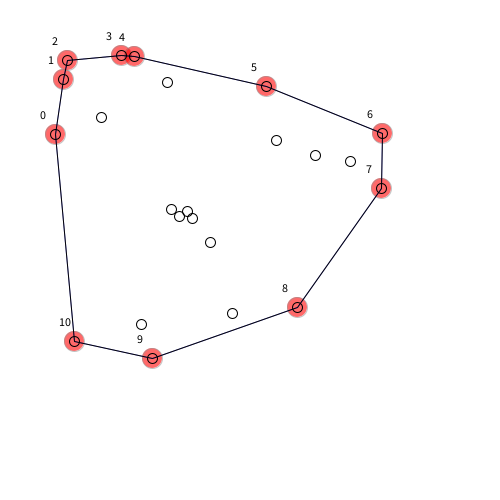
Frame 1 (no input)
Frame 60 (the mouse pressed at the canvas centre just before this capture): identical to frame 1, image omitted
Frame 120 (the mouse held since frame 60 and released just before this capture): identical to frame 1, image omitted

The Processing sketch that drew this single still picture (run headless with seeded random() and noise(); from frame 60 on, the mouse is pressed at the canvas centre):

// Processing sketch: convexhull
// ── convexhull.pde
import java.util.*;
int convexhullpts=23;

ArrayList<Pt>hullPts;
boolean tweak=false;


void setup(){
  size(500,500);
  hullPts=new ArrayList<Pt>();
  initPts();
}

void initPts(){
  Pt points[] = new Pt[convexhullpts];    
  for(int i=0; i<convexhullpts; i++){
    points[i]=new Pt((int)random(50,400), int(random(50,400)));
    noFill();ellipse(points[i].x,points[i].y,10,10);
  }
  int n = points.length; 
  convexHull(points, n);  
}

int orientation(Pt p, Pt q, Pt r){
    int val = (q.y - p.y) * (r.x - q.x) - (q.x - p.x) * (r.y - q.y);   
    if (val == 0) return 0; // collinear 
    return (val > 0)? 1: 2; // clock or counterclock wise 
}

void convexHull(Pt points[], int n){
  background(255);
  if (n < 3) {  println("nope");return;  }
  Vector<Pt> hull = new Vector<Pt>(); 
  int r = 0; 
  for (int i = 1; i < convexhullpts; i++){ 
    if (points[i].x < points[r].x){ r = i; } 
  }
  int p = r, q; 
  do
  { 
    hull.add(points[p]);  q = (p + 1) % n;     
    for(int i = 0; i < n; i++){  
      if (orientation(points[p], points[i], points[q])== 2){ q=i; }
    }
    p = q; 
  } while (p != r);
  
  hull.add(hull.get(0));
  for(int i=0; i<hull.size()-1; i++){
    Pt a=hull.get(i); Pt b=hull.get(i+1);
    stroke(150,150,150,150); strokeWeight(1); fill(255,0,0,150); ellipse(a.x,a.y,20,20);
   }
  for(int i=0; i<hull.size()-1; i++){
    Pt a=hull.get(i); Pt b=hull.get(i+1);    
    stroke(50,50,250,150); strokeWeight(1); line(a.x,a.y,b.x,b.y);
    stroke(0); strokeWeight(1); line(a.x,a.y,b.x,b.y);
    fill(0); text(i,a.x-15,a.y-15);
  }
  for(int i=0; i<convexhullpts; i++){
    noFill(); ellipse(points[i].x,points[i].y,10,10);
  }  
  hullPts.clear();
  hullPts.addAll(hull);
}

void draw(){
  
}

void keyPressed(){
  if(key=='a'){ tweak=true; }
  if(key=='b'){ initPts(); }
}

void mouseMoved(){
  Pt m=new Pt(mouseX, mouseY);
  for(int i=0; i<hullPts.size(); i++){
    Pt a=hullPts.get(i);
    float d= sqrt((a.x-m.x)*(a.x-m.x)+(a.y-m.y)*(a.y-m.y));
    if(d<30){
      a.locked=true;
    }
  }
}

void mouseDragged(){  
  for(int i=0; i<hullPts.size(); i++){
    Pt a=hullPts.get(i);
    a.x=mouseX; a.y=mouseY;
  }
}

void mousePressed(){
  initPts();  
}
// ── Pt.pde
class Pt{
  int x, y;
  Pt P0;
  boolean locked=false;
  Pt (){}
  Pt(int x_, int y_){
    x=x_; y=y_;
  }
  float di(Pt b){
    return sqrt((x-b.x)*(x-b.x) + (y-b.y)*(y-b.y));
  }
  float leftDi(){
    return P0.x-x;
  } 
}
